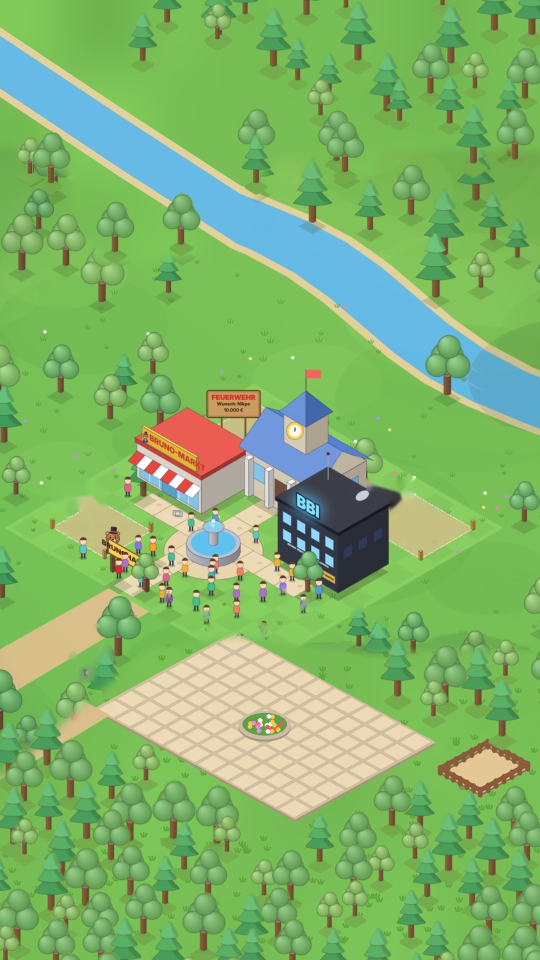
#> input picture studio/folge7/plateD.jpg, 1080 x 1920 px, found by its file name (shown at 1/2 size)
$ python clear9.py
#> lines starting #> are read from the running program, lines starting #| are printed output that depends on the picture; after the words box and inside, x2 and y2 are one past the last pixel; in counts of white or black regions, pixels touching at a corner belong together
from PIL import Image, ImageDraw, ImageFilter
import numpy as np
im=Image.open('plateD.jpg').convert('RGB');W,H=im.size
#> further down, im is the input picture: PIL image 1080x1920 RGB; mean R, G, B 128.5, 180, 106.1
#> after `W, H = im.size`: W = 1080; H = 1920
a=np.asarray(im).astype(np.float32)
poly=[(625,420),(700,345),(830,322),(960,350),(1050,410),(1080,440),(1080,712),(1040,700),(960,650),(880,592),(800,522),(720,462),(660,440)]
pm=Image.new('L',(W,H),0);ImageDraw.Draw(pm).polygon(poly,fill=255)
#> after `pm = Image.new('L', (W, H), 0)`: pm: PIL image 1080x1920 L; every value is 0
#> after `ImageDraw.Draw(pm).polygon(poly, fill=255)`:
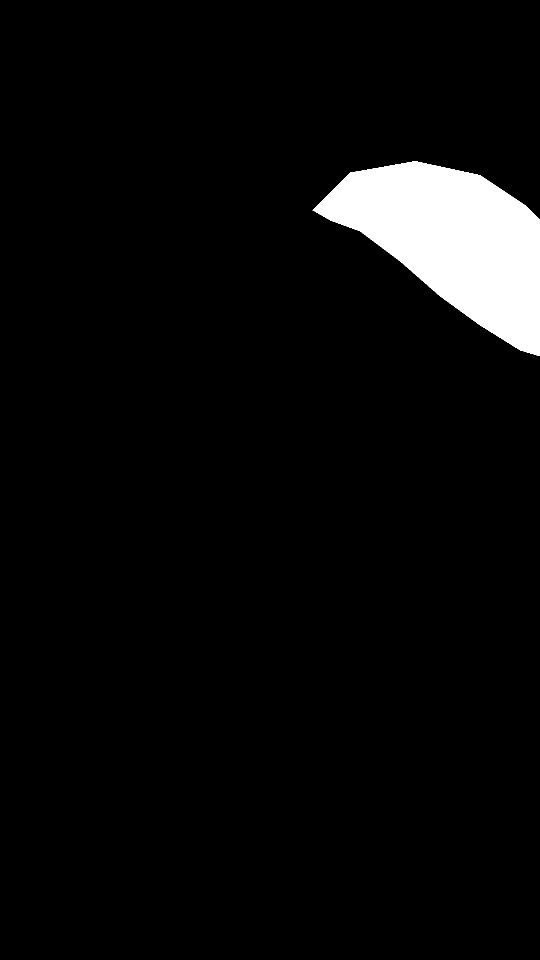
#> pm: PIL image 1080x1920 L (shown at 1/2 size); 4.6% white; 1 white region, box (x1, y1, x2, y2) and area: (625, 322, 1080, 712) 95377
inside=np.asarray(pm)>0
# Stämme finden (braun)
r,g,b=a[...,0],a[...,1],a[...,2]
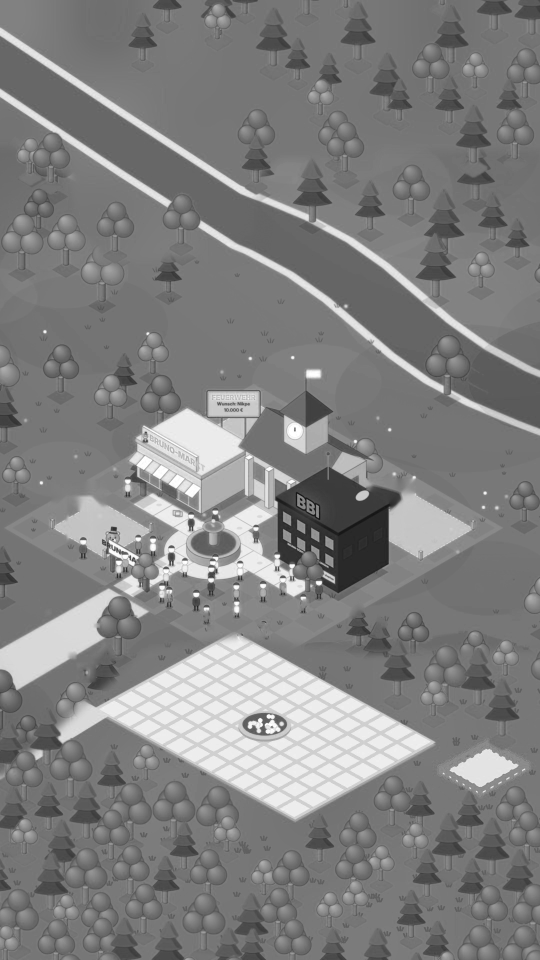
#> r: shape (1920, 1080) float32 (shown at 1/2 size); min 11, max 255, mean 128.5
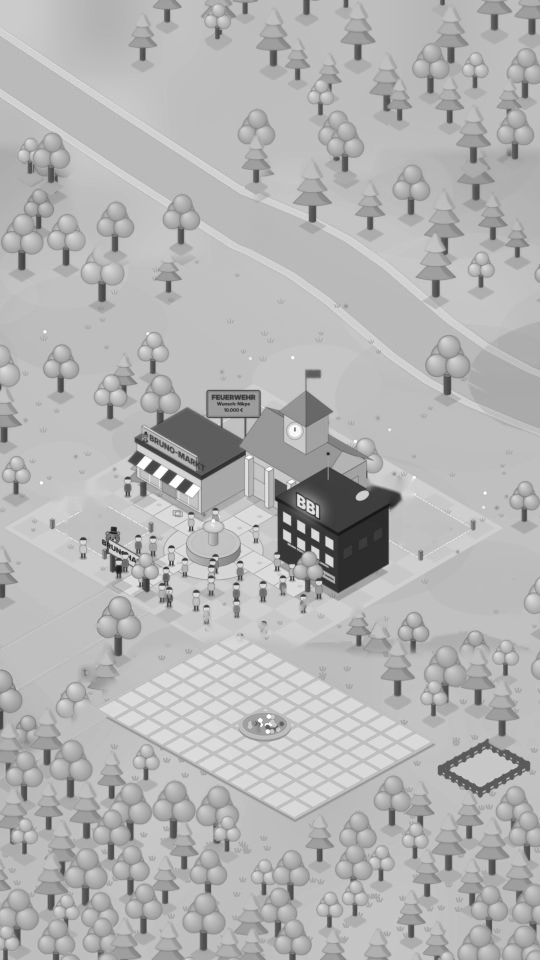
#> g: shape (1920, 1080) float32 (shown at 1/2 size); min 20, max 255, mean 180
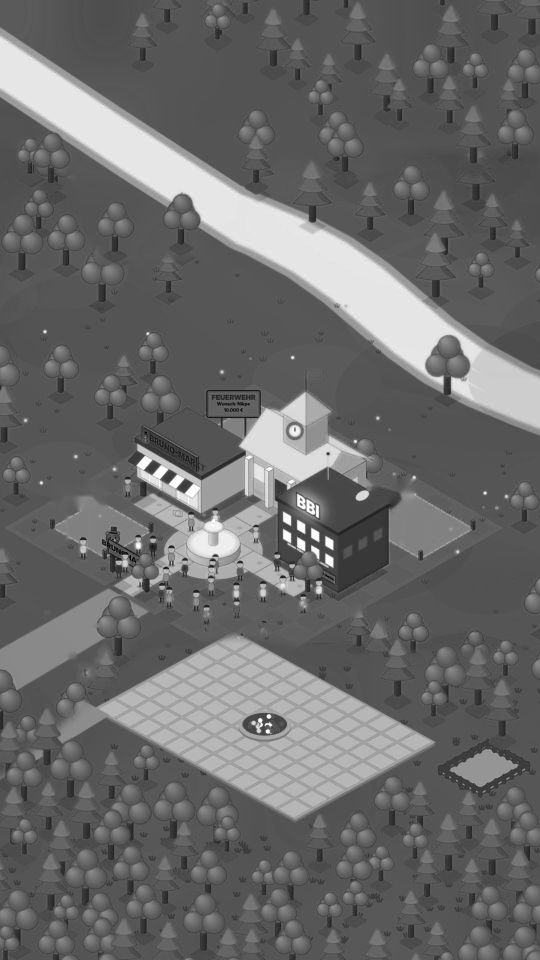
#> b: shape (1920, 1080) float32 (shown at 1/2 size); min 0, max 255, mean 106.1
brown=(r>110)&(r<170)&(g>65)&(g<120)&(b>35)&(b<90)&(r-g>25)
#> brown: shape (1920, 1080) bool; 1.2% white; 392 white regions (256 under 20 px), largest, box (x1, y1, x2, y2) and area: (876, 1479, 1060, 1594) 5188, (136, 1557, 146, 1593) 305, (402, 1863, 411, 1900) 301
from scipy import ndimage
lab,n=ndimage.label(brown)
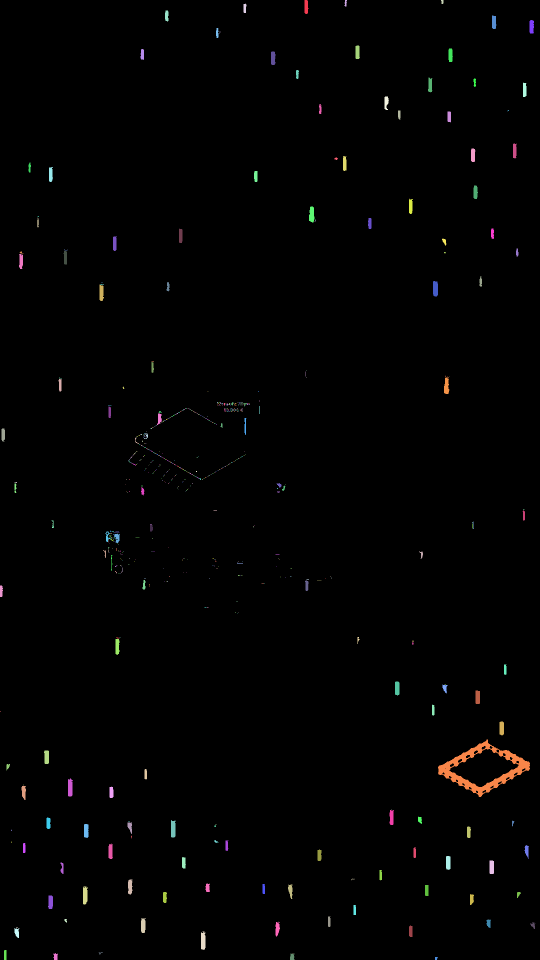
#> lab: shape (1920, 1080) int32 (shown at 1/2 size); 689 distinct labels, from 0 to 688; one colour per label, 0 black
#> n = 688
m=Image.new('L',(W,H),0);d=ImageDraw.Draw(m);d.polygon(poly,fill=255)
cnt=0
for sl in ndimage.find_objects(lab):
    ys,xs=sl;cy=ys.stop;cx=(xs.start+xs.stop)//2
    if ys.stop-ys.start<8: continue
    # Stamm im erweiterten Bereich?
    if 0<=cy<H and 660<=cx<W and (inside[min(cy,H-1),cx] or inside[max(cy-35,0),cx]):
        d.ellipse([cx-52,cy-140,cx+52,cy+24],fill=255);cnt+=1
#> this loop made 688 passes
#> (cy, cx) on passes 1 to 12: (28, 613), (13, 691), (8, 884), (26, 490), (43, 333), (58, 988), (67, 1063), (76, 434), (65, 440), (67, 439), (118, 715), (124, 901)
#> after the loop, cnt = 8
m=m.filter(ImageFilter.GaussianBlur(5))
rng=np.random.default_rng(3)
base=np.array([129,196,91],np.float32)
yy,xx=np.mgrid[0:H,0:W]
var=(np.sin(xx/90.0)+np.cos(yy/70.0+xx/160.0))*3.0
gr=base[None,None,:]+var[...,None]+rng.normal(0,1.2,(H,W,1))
mm=(np.asarray(m).astype(np.float32)/255.0)[...,None]
# Fluss/Sand nicht übermalen
riv=((b>200)&(r<140))|((r>200)&(g>180)&(b>130))
#> riv: shape (1920, 1080) bool; 16.3% white; 396 white regions (303 under 20 px), largest, box (x1, y1, x2, y2) and area: (118, 1272, 868, 1639) 121653, (0, 73, 1080, 854) 113437, (0, 1178, 238, 1378) 18359
riv=ndimage.binary_dilation(riv,iterations=3)
#> riv: shape (1920, 1080) bool; 18.8% white; 84 white regions, largest, box (x1, y1, x2, y2) and area: (0, 53, 1080, 871) 157124, (115, 1269, 871, 1642) 128014, (265, 784, 729, 1196) 54525
mm[riv]=0
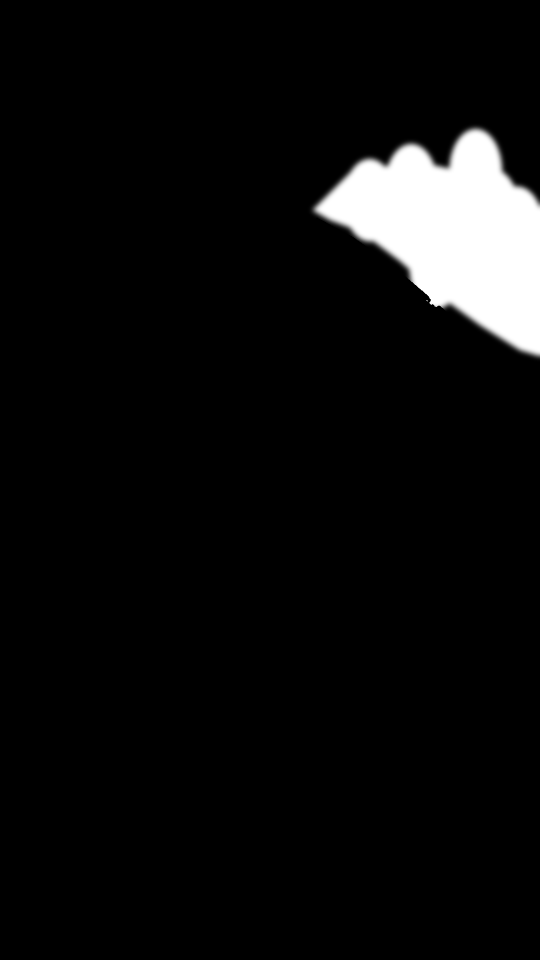
#> mm: shape (1920, 1080, 1) float32 (shown at 1/2 size); min 0, max 1, mean 0.0537
out=a*(1-mm)+gr*mm
Image.fromarray(out.clip(0,255).astype(np.uint8)).save('plateD9.jpg',quality=95)
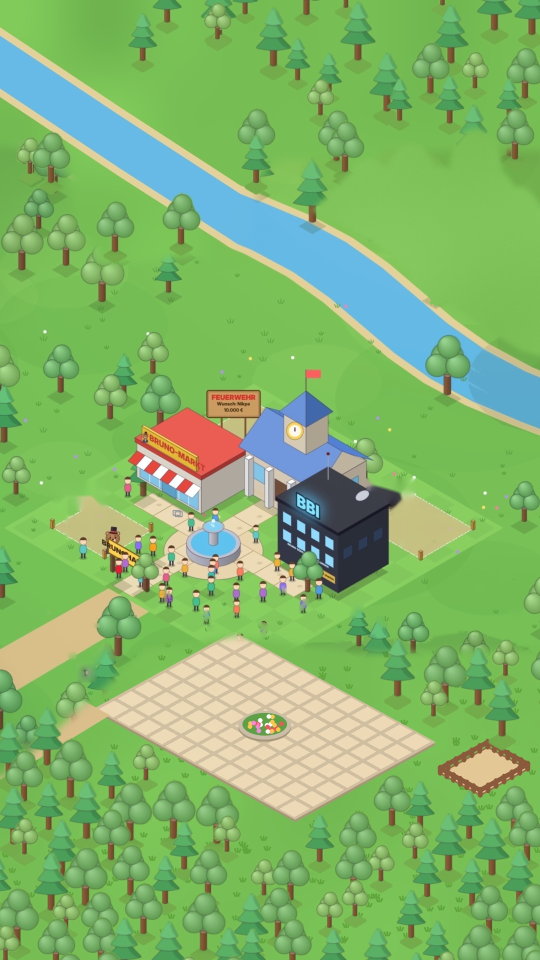
#> saved as plateD9.jpg: PIL image 1080x1920 RGB (shown at 1/2 size); mean R, G, B 129.1, 180.8, 106.3
print('trees removed',cnt)
#| trees removed 8
